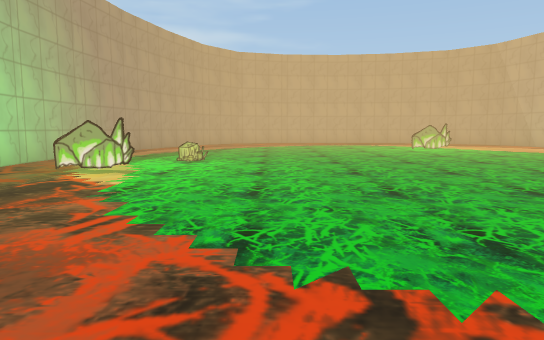
view 1 (above)

19 first-person views from a walk through a 3-D level made in the Unity game engine. The camera is 1.3 m above the floor, tilts 6° down and sees 70° across. The floor is counted in squares, 2.09 m on a side. Each view is taken from the middle of a square. On the plan, view 1 faces up. The plan holds only what a view shows up to about 11 squares ahead; the rest is blank. The place goes on beyond the plan. The player is left out. Some surface patterns are stand-ins.

view 2
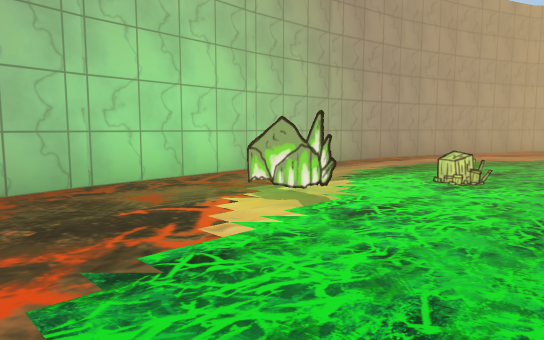

view 3
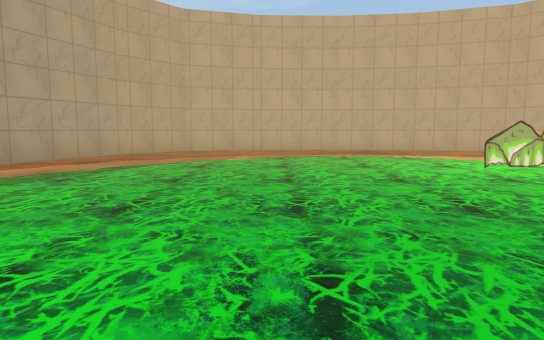

view 4
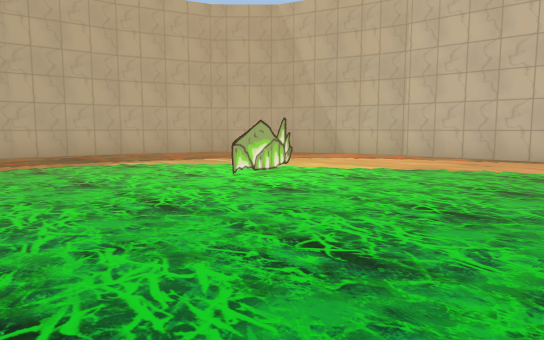

view 5
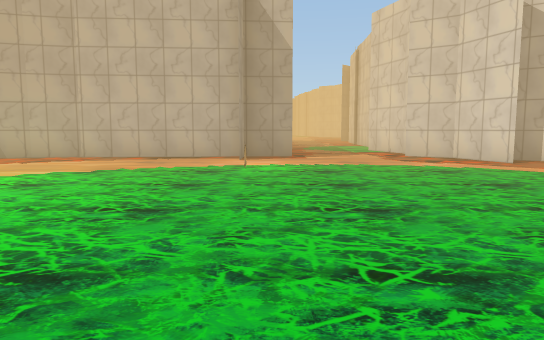

view 6
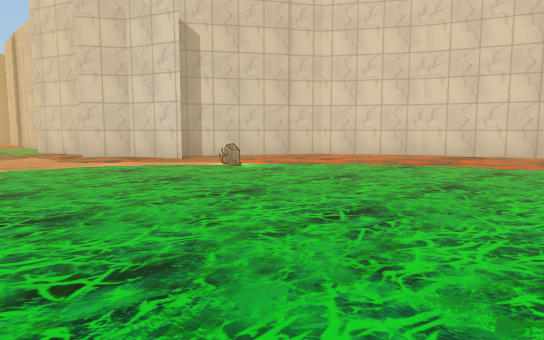

view 7
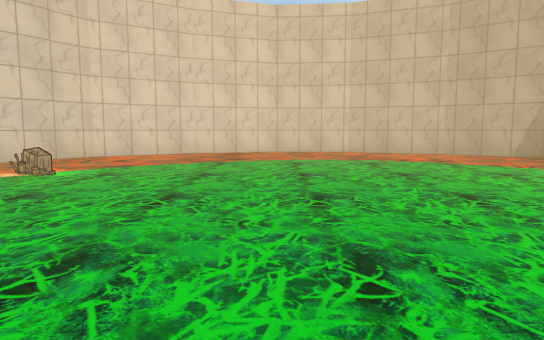

view 8
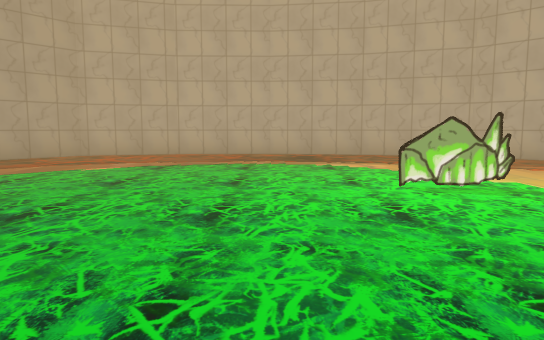

view 9
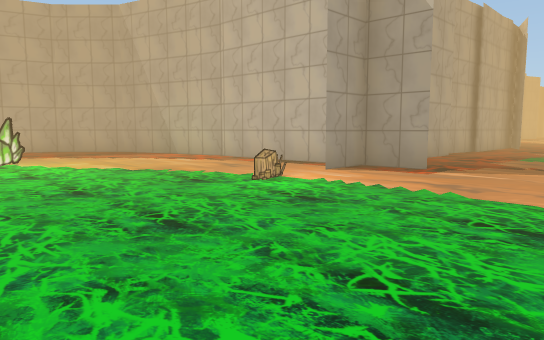

view 10
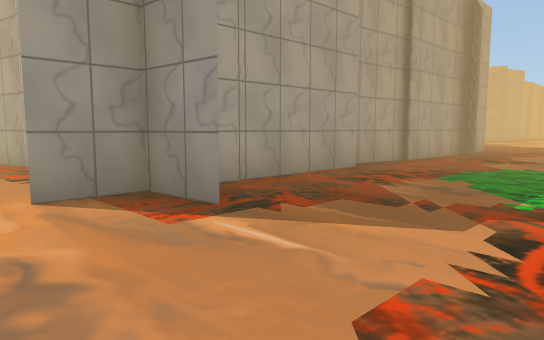

view 11
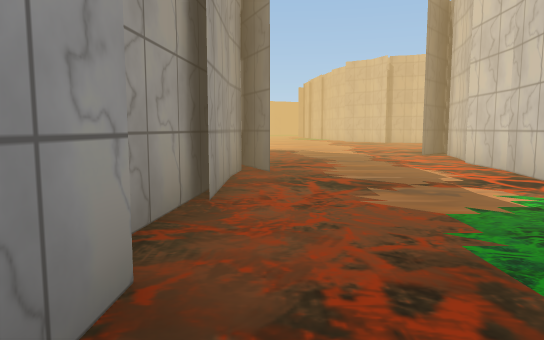

view 12
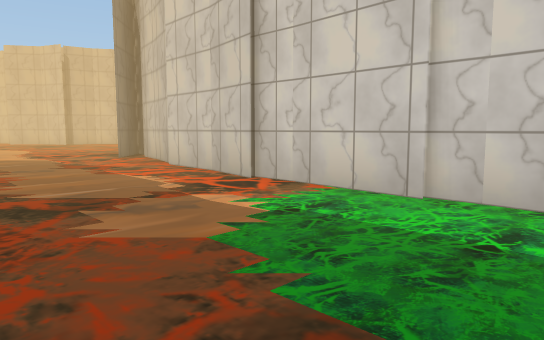

view 13
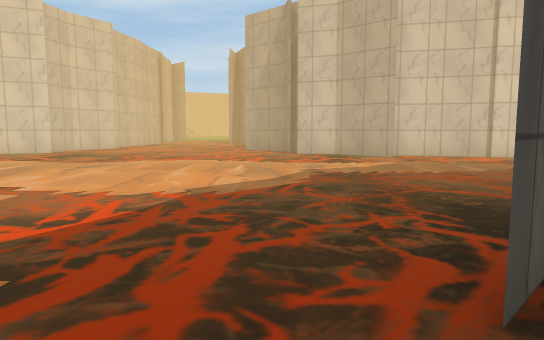

view 14
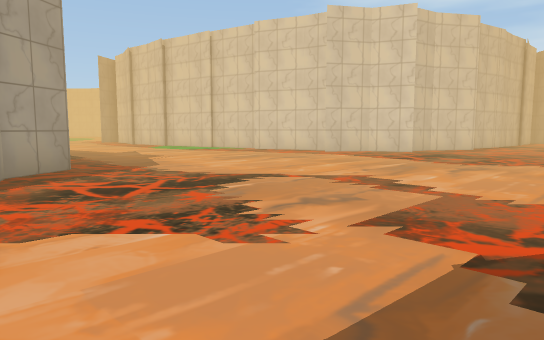

view 15
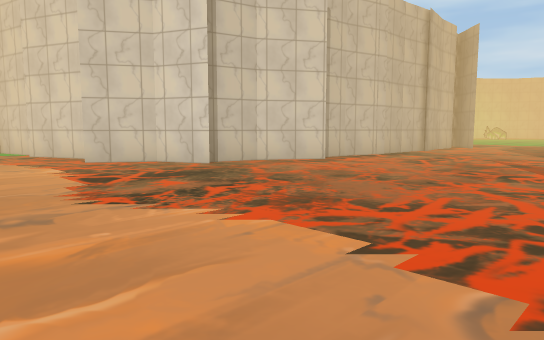

view 16
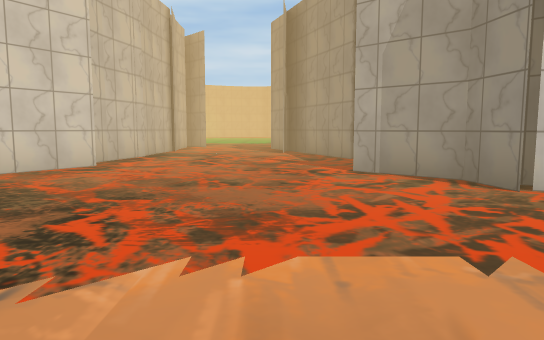

view 17
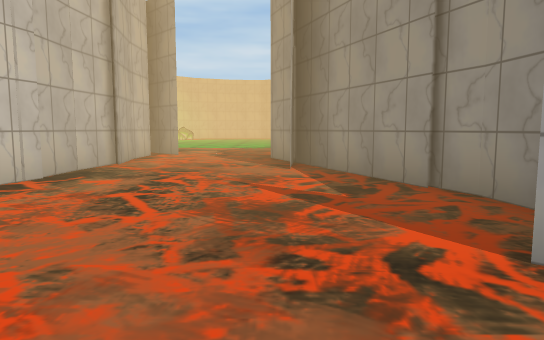

view 18
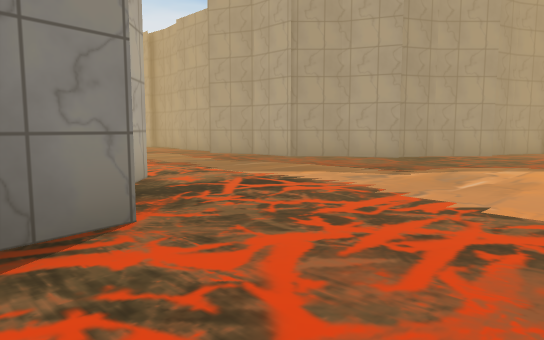

view 19
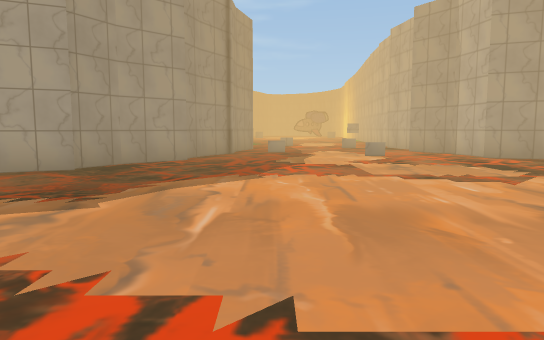

### Floor plan
Points are (right, up) in squares from view 1. A wall is a line through its corners. A room is listed if a view was taken in it or the views show most of it. See-through windows are left out.
Room 1 (views 1, 2, 3, 4, 5, 6, 7, 8, 9, 10)
walls: (5.6, 12.1) (4.2, 12.1); (-2, 5.9) (-3.4, 5.9); (8.1, 3.6) (9.4, 4.1) (10, 4.9); (9.9, 7.5) (9.6, 12.3); (10.5, 8.7) (8.8, 8.7); (-4.5, 7.2) (-4.4, 4.5); (-4.5, 9.1) (-4.5, 7.1); (-4.1, 11.4) (-4.5, 9); (9.7, 12.2) (9.4, 13.3); (-4.4, 4.6) (-4.2, 3.6); (9.4, 13.2) (8.7, 15.5) (7.5, 16.7) (5.1, 17.5); (11, 4.6) (12.5, 5.2); (5, -1) (6.9, 0.2) (8.8, 3.2); (-2.9, 0.5) (-1.2, -0.7); (-1.3, -0.6) (1, -1.6); (5.3, 17.4) (2.9, 17.8); (3, 17.7) (0.6, 17.7); (0.8, -1.5) (2.9, -1.7) (5.1, -1); (0.7, 17.7) (-1.4, 17.1) (-2.7, 15.6) (-3.5, 13.4) (-4.1, 11.3)
low walls: (7.6, 8.3) (7.1, 8.3); (5.9, 3.8) (6.5, 3.8)
ways out: opening at (10.5, 6.5) to room 2
Room 2 (views 11, 12, 13, 14, 15, 16, 17, 18, 19)
walls: (22.5, 3.3) (21.3, 4.4) (22.5, 3.3); (23, 2.8) (24.8, 1.2); (22, 9.9) (20.8, 9.4) (20, 8.6); (20.4, 4) (21.3, 3.8); (20.2, 8.4) (15.3, 8.5); (29.7, 2.8) (30.8, 3.3) (31.6, 4.4); (24, 0.1) (24.1, -0.6) (26, -5.5); (19.1, 4.4) (23.5, 3) (23.7, 2.2); (23.3, 11.9) (22.3, 10.9) (21.9, 10); (18.9, 8.6) (17.7, 8) (18.9, 8.6); (29, 0.4) (29.8, 1.6) (30, 2.7); (23.4, 13) (23.2, 12.1); (17.7, 4.5) (19.2, 4.4); (17.9, 8.5) (14.1, 8.8); (32.6, 4) (34.1, 4.7); (29.2, -0.7) (29.3, 0); (31.5, 10.9) (30.8, 12) (29.5, 12.4); (29.8, 12.6) (29.6, 13.8) (28.8, 15); (16.7, 4.7) (17.9, 4.5); (28.9, -1.9) (29.2, -0.6); (24, 15) (24, 14) (23.3, 12.8); (28.9, -2.9) (29, -1.5); (28.8, -4.2) (29, -2.8); (13.6, 4.7) (16.8, 4.5); (13.5, 8.6) (10.5, 8.7); (28.9, -6.3) (28.9, -5.2) (28.7, -3.8)
low walls: (27.8, 13.1) (27.1, 13.1); (25.4, 14.5) (24.8, 14.6)
ways out: opening at (10.5, 6.5) to room 1; opening at (26.7, 16)

Positions as (right, up) in squares from view 1, and headings:
1: (0, 0), facing up
2: (0, 3), facing up-left
3: (1, 6), facing up
4: (1, 8), facing up-right
5: (1, 8), facing right
6: (1, 8), facing down-right
7: (3, 9), facing down
8: (3, 8), facing up
9: (4, 5), facing up-right
10: (8, 5), facing up-right
11: (12, 8), facing right
12: (13, 8), facing down-right
13: (24, 13), facing down
14: (25, 13), facing down-right
15: (24, 7), facing down-right
16: (26, 7), facing down
17: (26, 3), facing down
18: (26, 2), facing up-left
19: (25, 4), facing up
